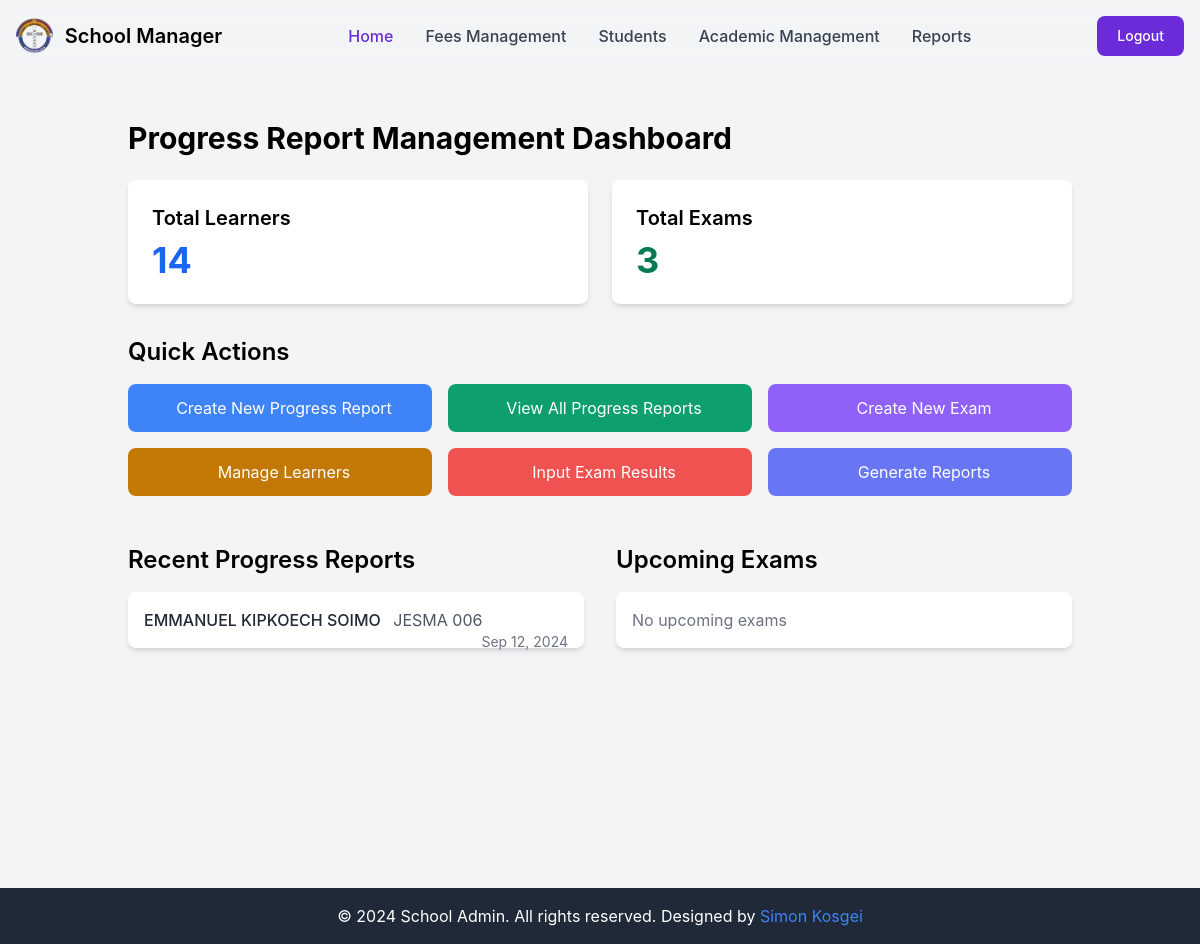
The app's page /control/progress-report/dashboard/ (signed in), older data.
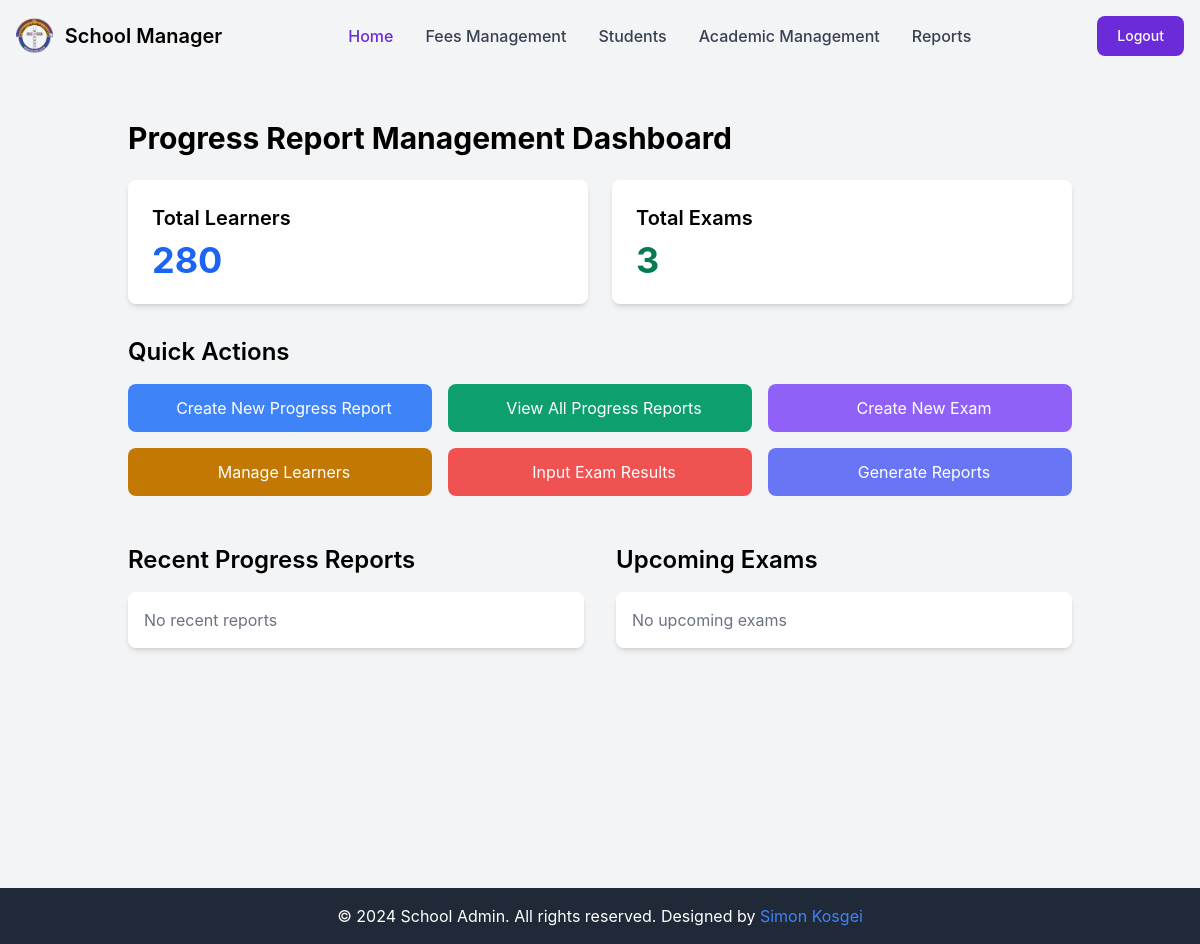
The same page, newer data.
### exams/models.py (models this page shows, shortened)
class ProgressReport(models.Model):
    learner = models.ForeignKey(LearnerRegister, on_delete=models.CASCADE, related_name='progress_reports')
    exam_type = models.ForeignKey(ExamType, on_delete=models.CASCADE, related_name='progress_reports')
    generated_date = models.DateField(auto_now_add=True)
    overall_comment = models.TextField()
    areas_for_improvement = models.TextField()
    future_recommendations = models.TextField()
    principal_signature = models.BooleanField(default=False)
    parent_signature = models.BooleanField(default=False)
    class Meta:
        unique_together = ('learner', 'exam_type')

class ExamType(models.Model):
    TERM_CHOICES = [
        ('Term 1', 'Term 1'),
        ('Term 2', 'Term 2'),
        ('Term 3', 'Term 3'),
    ]
    exam_id = models.AutoField(primary_key=True)
    name = models.CharField(max_length=100)
    term = models.CharField(max_length=100, choices=TERM_CHOICES, default='Term 1')
    date_administered = models.DateField()

### learners/models.py (models this page shows, shortened)
class LearnerRegister(models.Model):
    GENDER_CHOICES = [
        ('Male', 'Male'),
        ('Female', 'Female'),
    ]
    register_date = models.DateTimeField(auto_now_add=True)
    learner_id = models.IntegerField(unique=True)
    date_of_birth = models.DateField()
    name = models.CharField(max_length=100)
    grade = models.ForeignKey(Grade, on_delete=models.CASCADE, related_name='learners', default='1')
    gender = models.CharField(max_length=100, choices=GENDER_CHOICES)
    name_of_parent = models.CharField(max_length=100, default='Parent')
    parent_contact = models.CharField(max_length=100, default='Contact')
    fee_balance = models.DecimalField(max_digits=10, decimal_places=2, default=0)
    maize_balance = models.DecimalField(max_digits=10, decimal_places=2, default=0)
    beans_balance = models.DecimalField(max_digits=10, decimal_places=2, default=0)

### exams/views.py (the view)
# urls.py: path('dashboard/', dashboard, name="admin_dashboard"),
@login_required
def dashboard(request):
    context = {
        'total_learners': LearnerRegister.objects.count(),
        'total_exams': ExamType.objects.count(),
        'recent_reports': ProgressReport.objects.order_by('-generated_date')[:5],
        'upcoming_exams': ExamType.objects.filter(date_administered__gt=timezone.now()).order_by('date_administered')[:5],
    }
    return render(request, 'exams/dashboard.html', context)

### templates/exams/dashboard.html (shortened to what this page needs)
{% extends 'admin/base.html' %}
{% block content %}
<div class="container mx-auto px-4 py-8">
    <h1 class="text-3xl font-bold mb-6">Progress Report Management Dashboard</h1>
    <div class="grid grid-cols-1 md:grid-cols-2 gap-6 mb-8">
        <div class="bg-white p-6 rounded-lg shadow-md">
            <h2 class="text-xl font-semibold mb-2">Total Learners</h2>
            <p class="text-4xl font-bold text-blue-600">{{ total_learners }}</p>
        </div>
        <div class="bg-white p-6 rounded-lg shadow-md">
            <h2 class="text-xl font-semibold mb-2">Total Exams</h2>
            <p class="text-4xl font-bold text-green-600">{{ total_exams }}</p>
        </div>
    </div>
    <div class="mb-12">
        <h2 class="text-2xl font-semibold mb-4">Quick Actions</h2>
        <div class="grid grid-cols-1 md:grid-cols-2 lg:grid-cols-3 gap-4">
            <a href="{% url 'select_learner_exam_type' %}" class="bg-blue-500 text-white px-6 py-3 rounded-lg hover:bg-blue-600 transition duration-300 text-center">
                Create New Progress Report
            </a>
            <a href="{% url 'list_progress_reports' %}" class="bg-green-500 text-white px-6 py-3 rounded-lg hover:bg-green-600 transition duration-300 text-center">
                View All Progress Reports
            </a>
            <a href="{% url 'manage_exams' %}" class="bg-purple-500 text-white px-6 py-3 rounded-lg hover:bg-purple-600 transition duration-300 text-center">
                Create New Exam
            </a>
            <a href="{% url 'student_management' %}" class="bg-yellow-500 text-white px-6 py-3 rounded-lg hover:bg-yellow-600 transition duration-300 text-center">
                Manage Learners
            </a>
            <a href="{% url 'manage_exams' %}" class="bg-red-500 text-white px-6 py-3 rounded-lg hover:bg-red-600 transition duration-300 text-center">
                Input Exam Results
            </a>
            <a href="{% url 'report_options' %}" class="bg-indigo-500 text-white px-6 py-3 rounded-lg hover:bg-indigo-600 transition duration-300 text-center">
                Generate Reports
            </a>
        </div>
    </div>
    <div class="grid grid-cols-1 md:grid-cols-2 gap-8">
        <div>
            <h2 class="text-2xl font-semibold mb-4">Recent Progress Reports</h2>
            <ul class="bg-white rounded-lg shadow-md divide-y divide-gray-200">
                {% for report in recent_reports %}
                <li class="p-4 hover:bg-gray-50 transition duration-150">
                    <a href="{% url 'view_progress_report' report.id %}" class="block">
                        <span class="font-medium text-gray-800">{{ report.learner.name }}</span>
                        <span class="text-gray-600 ml-2">{{ report.exam_type.name }}</span>
                        <span class="text-sm text-gray-500 float-right">{{ report.generated_date|date:"M d, Y" }}</span>
                    </a>
                </li>
                {% empty %}
                <li class="p-4 text-gray-500">No recent reports</li>
                {% endfor %}
            </ul>
        </div>
        <div>
            <h2 class="text-2xl font-semibold mb-4">Upcoming Exams</h2>
            <ul class="bg-white rounded-lg shadow-md divide-y divide-gray-200">
                {% for exam in upcoming_exams %}
                <li class="p-4">
                    <span class="font-medium text-gray-800">{{ exam.name }}</span>
                    <span class="text-sm text-gray-500 float-right">{{ exam.date_administered|date:"M d, Y" }}</span>
                </li>
                {% empty %}
                <li class="p-4 text-gray-500">No upcoming exams</li>
                {% endfor %}
            </ul>
        </div>
    </div>
</div>
{% endblock %}

Row changes from the older to the newer data that the page shows:
removed ProgressReport: learner.name "EMMANUEL KIPKOECH SOIMO", exam_type.name "JESMA 006", generated_date "Sep 12, 2024"
Text that changed along with them:
{{ total_learners }}: "14" → "280"
text now shown: "No recent reports"
